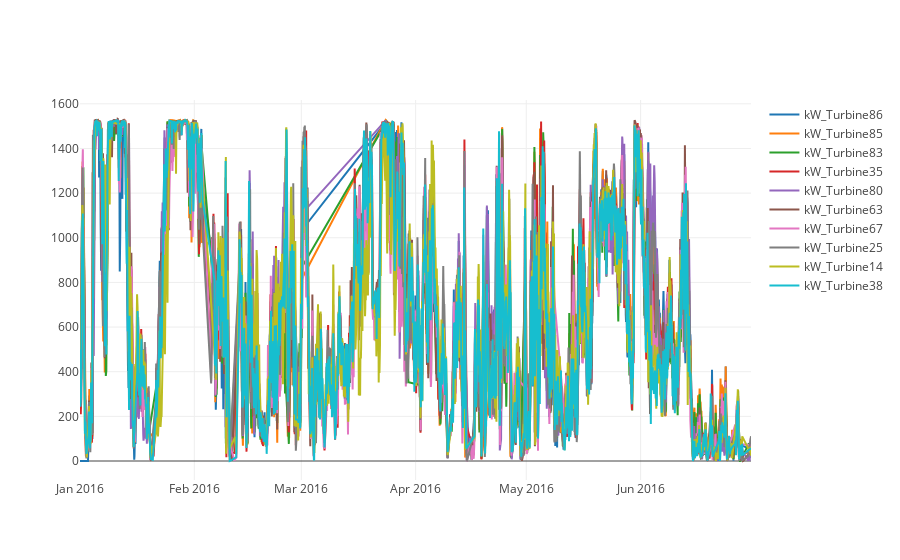

The notebook cell saved with this chart:
### Code cell
turbine_names = list(turbine_readings.columns.values)
turbine_names.remove("timestamp")
random_turbines = np.random.choice(turbine_names, size=10, replace=False)
print(random_turbines)
traces = []

for turbine in random_turbines:
    trace = go.Scatter(x = turbine_readings["timestamp"],
                       y = turbine_readings[turbine],
                       mode = 'lines',
                       name = turbine)
    traces.append(trace)

py.iplot(traces, filename='line-mode')

### Figure 1 — Plotly figure (JSON) as saved in the notebook; plotly's stock layout.template omitted (floating-point values rounded to 4 significant figures; data arrays with more than 128 entries replaced by an {"elided": "..."} marker saying what was removed)
{"data": [{"mode": "lines", "name": "kW_Turbine86", "type": "scatter", "uid": "faa7a72c-dd01-11e8-a004-50e549ed1be1", "x": {"elided": "2600 str values"}, "y": {"elided": "2600 float values"}}, {"mode": "lines", "name": "kW_Turbine85", "type": "scatter", "uid": "faa7a72d-dd01-11e8-b7b5-50e549ed1be1", "x": {"elided": "2600 str values"}, "y": {"elided": "2600 float values"}}, {"mode": "lines", "name": "kW_Turbine83", "type": "scatter", "uid": "faa7a72e-dd01-11e8-9db8-50e549ed1be1", "x": {"elided": "2600 str values"}, "y": {"elided": "2600 float values"}}, {"mode": "lines", "name": "kW_Turbine35", "type": "scatter", "uid": "faa7a72f-dd01-11e8-94c7-50e549ed1be1", "x": {"elided": "2600 str values"}, "y": {"elided": "2600 float values"}}, {"mode": "lines", "name": "kW_Turbine80", "type": "scatter", "uid": "faa7a730-dd01-11e8-8ba1-50e549ed1be1", "x": {"elided": "2600 str values"}, "y": {"elided": "2600 float values"}}, {"mode": "lines", "name": "kW_Turbine63", "type": "scatter", "uid": "faa7a731-dd01-11e8-ac02-50e549ed1be1", "x": {"elided": "2600 str values"}, "y": {"elided": "2600 float values"}}, {"mode": "lines", "name": "kW_Turbine67", "type": "scatter", "uid": "faa7a732-dd01-11e8-8e7d-50e549ed1be1", "x": {"elided": "2600 str values"}, "y": {"elided": "2600 float values"}}, {"mode": "lines", "name": "kW_Turbine25", "type": "scatter", "uid": "faa7a733-dd01-11e8-b8aa-50e549ed1be1", "x": {"elided": "2600 str values"}, "y": {"elided": "2600 float values"}}, {"mode": "lines", "name": "kW_Turbine14", "type": "scatter", "uid": "faa7a734-dd01-11e8-bc53-50e549ed1be1", "x": {"elided": "2600 str values"}, "y": {"elided": "2600 float values"}}, {"mode": "lines", "name": "kW_Turbine38", "type": "scatter", "uid": "faa7a735-dd01-11e8-b460-50e549ed1be1", "x": {"elided": "2600 str values"}, "y": {"elided": "2600 float values"}}], "layout": {}}
